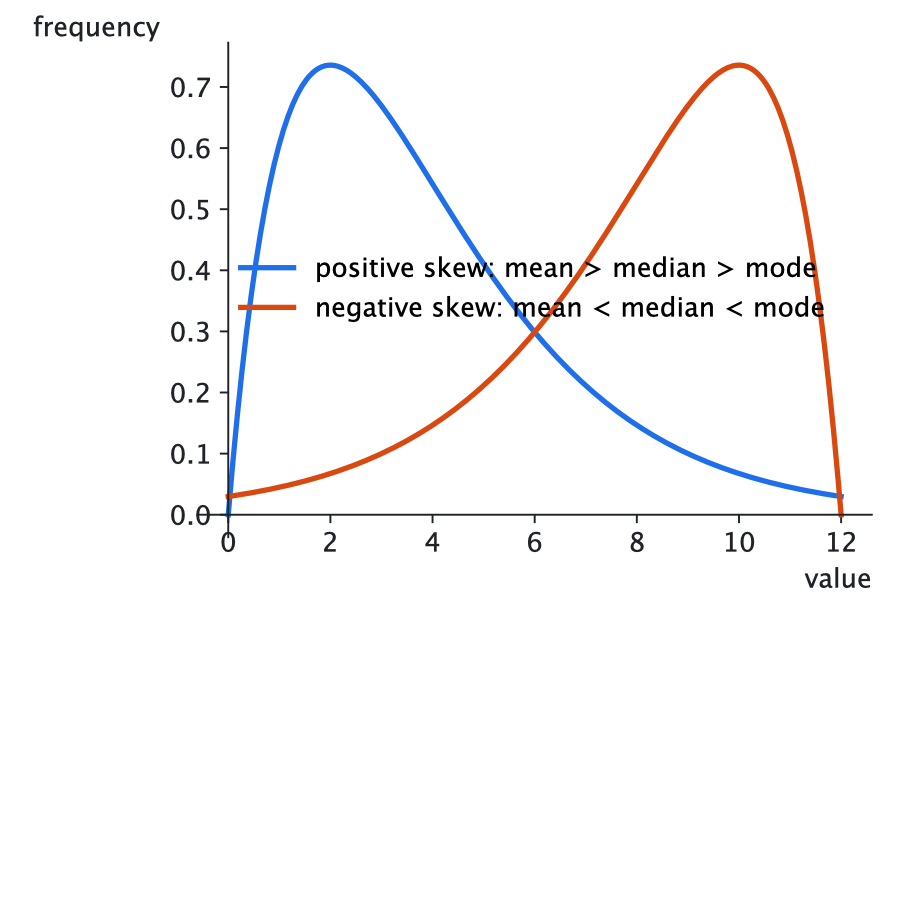
#> input picture build/work/blind/S1-2-skew-shapes.svg.png, 900 x 900 px
$ python -i question_image_triage.py   (imports and definitions only)
#> lines starting #> are read from the running program, lines starting #| are printed output that depends on the picture
"""Find question images that are not questions (page headers, footers, page numbers, blank strips, answer lines only),
without reading them one by one.

  scan      programmatic and free: measure every MCQ/Long question image, flag the suspicious ones (small, blank, a single
            line of text), and group near-identical ones, so one verdict covers the whole group
  review    one cheap vision-model call per GROUP (RouteLLM, a low-tier model), results remembered in the verdict file
            so nothing is ever reviewed twice; each verdict is printed as it arrives
  apply     flag every image of a "junk" group in the Library catalog (`junk: true`). The files and their hashes stay, so
            history and references remain valid; the tutor never shows a flagged image. --undo flips the flags back.

    .venv/bin/python build/question_image_triage.py scan [--vault V]
    .venv/bin/python build/question_image_triage.py review [--model claude-haiku-5-5] [--limit N]
    .venv/bin/python build/question_image_triage.py apply [--undo]

Keys (the answer cells) are never judged: a one-line "8 | D" is a legitimate key. Extraction calls `check_new` on each
crop it stores, so a known-junk look is flagged at once and a new suspicious one is queued for the next review.
"""
from __future__ import annotations

import argparse
import base64
import collections
import hashlib
import io
import json
import os
import re
import sys
import time
import urllib.error
import urllib.request
from pathlib import Path, PurePosixPath

import numpy as np
from PIL import Image, ImageFilter

ROOT = Path(__file__).resolve().parents[1]
sys.path.insert(0, str(ROOT / 'src'))
WORK = ROOT.parent / 'Work' / 'Preparation' / 'question-library-organize'
DEFAULT_VAULT = Path(os.environ.get('STEM_TUTOR_VAULT') or ROOT.parent / 'STEM Tutor')
VERDICTS = WORK / 'image-triage.json'
FOLDERS = ('/MCQ/', '/Long/')
MIN_HEIGHT = 150          # a question with its options is taller than this; headers and footers are not
MIN_WIDTH = 200
BLANK_INK = 0.0004        # share of dark pixels below which an image is empty
SIMILAR = 8               # bits (of 128) two group signatures may differ by
KEY_URL = Path.home() / '.config/routellm/key'
BASE = os.environ.get('ABACUS_ROUTELLM_BASE_URL', 'https://routellm.abacus.ai/v1')

PROMPT = ('This image was cropped from an exam paper and filed as a QUESTION. Is it part of a question a student must '
          'read to answer (question text, a diagram, a table, answer options, a mark-scheme point), or page furniture '
          'with nothing to answer (a running header or footer, a page number, a chapter title, a blank area, only '
          'ruled answer lines, a cover page)? Reply with JSON only: {"verdict": "keep" | "junk", "why": "<8 words>"}. '
          'When unsure, say keep.')


# ---------------------------------------------------------------- measurement (no model)
def features(data: bytes) -> dict:
    """Size, ink and a 128-bit look-alike signature of one image."""
    with Image.open(io.BytesIO(data)) as image:
        grey = image.convert('L')
    arr = np.asarray(grey)
    dark = arr < 160
    rows = dark.any(axis=1)
    bands, in_band = 0, False
    for row in rows:                       # separate lines of ink
        if row and not in_band:
            bands += 1
        in_band = bool(row)
    small = np.asarray(grey.filter(ImageFilter.GaussianBlur(1.5)).resize((32, 4), Image.Resampling.BILINEAR), dtype=float)
    bits = (small < small.mean()).flatten()
    signature = ''.join('1' if b else '0' for b in bits)
    return {'width': int(arr.shape[1]), 'height': int(arr.shape[0]), 'ink': round(float(dark.mean()), 5),
            'bands': bands, 'signature': hex(int(signature, 2))[2:].zfill(32)}


# [11 lines left out: function suspicious, not called in this run]


def distance(a: str, b: str) -> int:
    return bin(int(a, 16) ^ int(b, 16)).count('1')


# [158 lines left out: functions groups_of, question_images, load_verdicts, save_verdicts, remembered, scan and 4 more, not called in this run]


# ---------------------------------------------------------------- for the extraction workflow
def check_new(data: bytes) -> str | None:
    """Called for each crop an extraction is about to store: "junk" when it looks like a group already judged junk,
    "suspect" when it looks like page furniture nobody has judged yet (queued for the next `review`), else None."""
    f = features(data)
    why = suspicious(f)
    if not why:
        return None
    known = remembered(load_verdicts(), f)
    return known['verdict'] if known and known['verdict'] == 'junk' else ('suspect' if not known else None)


# [22 lines left out: function main, not called in this run]


# [2 lines not run here, left out]

>>> import cv2
>>> picture = cv2.imread('work/blind/S1-2-skew-shapes.svg.png', cv2.IMREAD_GRAYSCALE)
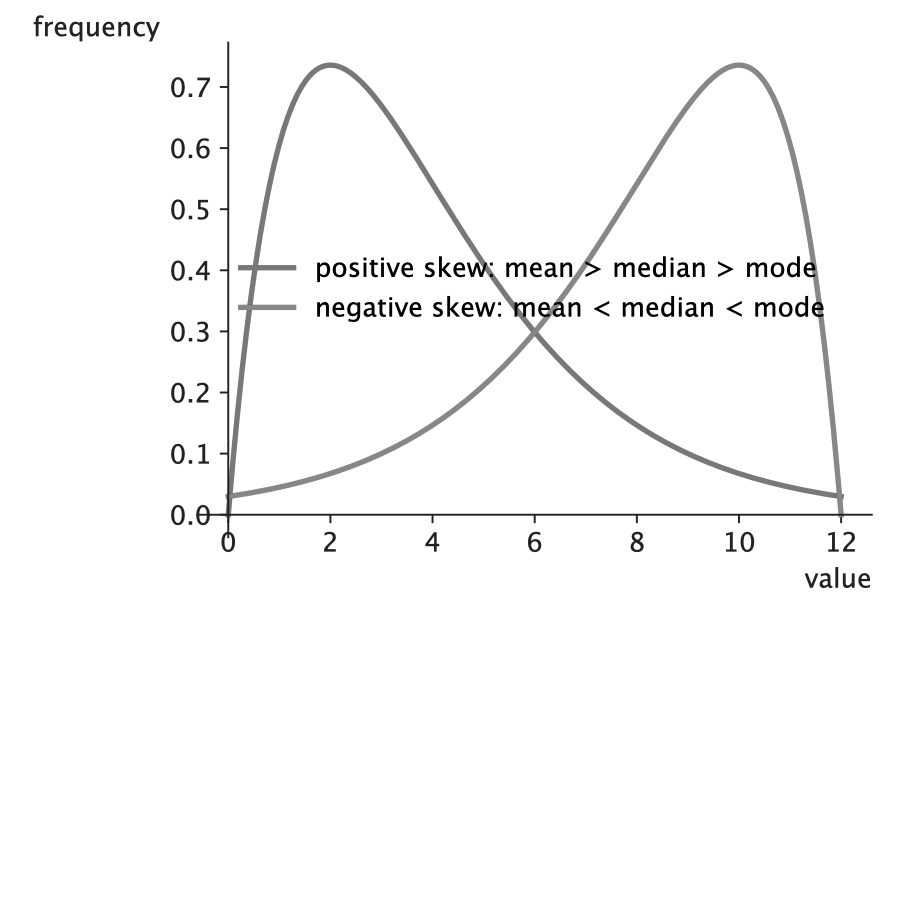
#> picture: shape (900, 900); min 0, max 255, mean 249.4
#> (the run stopped early here; a loop or call above may not have finished)
